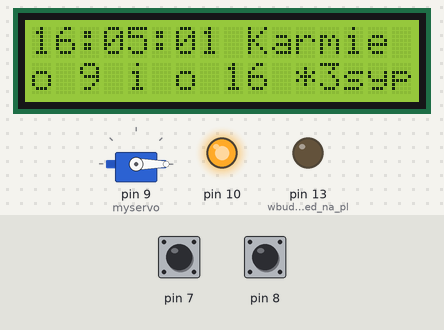
Bench run of a sketch on a simulated Arduino Uno, built with avr-gcc and run on an emulated ATmega328P. Parts: 16×2 character LCD, servo, output pins drawn as LEDs (lit = HIGH). Dashed ring = blinking. The test bench sets the inputs (shaded band); at power-on: pin 7 HIGH, pin 8 HIGH. What the sketch prints to the serial monitor is not drawn.

Above: at 1.6 s.
1.7 s: pin 7 pulled LOW for 0.15 s
At 2.3 s:
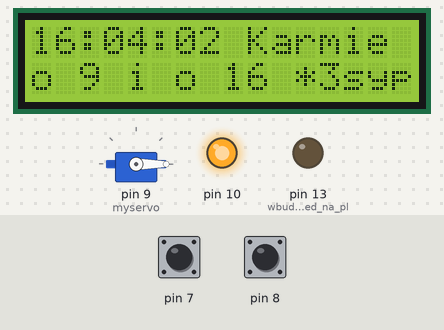
2.4 s: pin 8 pulled LOW for 0.15 s
At 4.21 s:
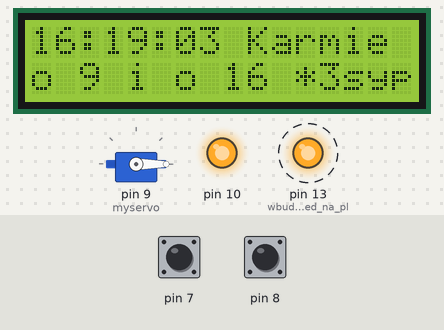
4.7 s: pin 7 pulled LOW for 1 s
At 6.0 s:
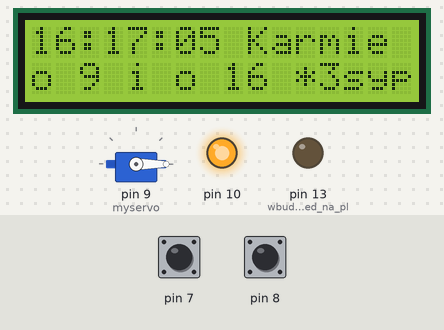
6.3 s: pin 8 pulled LOW for 1 s
At 7.6 s:
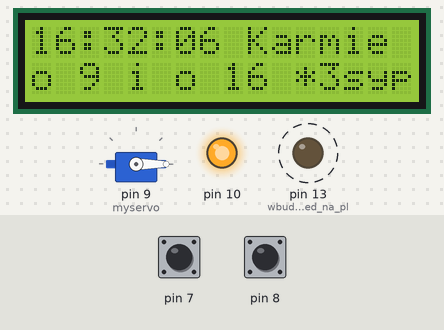
Timing chart, 0 to 9.8 s (numbered marks = the images above; inputs shaded):
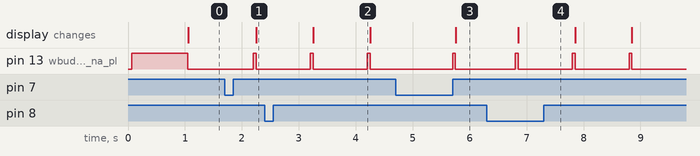

The sketch:

ZegarDzialaNaDwaPrzekazniki.ino
```cpp
#include <LiquidCrystal.h>
#include <Servo.h>
#define PRZYCISK 7
#define PRZYCISKKK 8
#define PRZEKAZNIK 13
#define PRZEKAZNIK 10


unsigned long aktualnyCzas = 0;
unsigned long zapamietanyCzas = 0;
unsigned long roznicaCzasu = 0;
 int minuty = 5;
 int godziny = 16;
 int sekundy = 0;
 int wloncz =6;
 int wyloncz =22;
 int wlonczz =7;
 int wylonczz =21;
 int wlonczKarm1 =9;
 int wlonczKarm2 =16;
  int serwopozycja =0;
 int serwowloncz=16;
 int ilosc=3;     //ile karmy podac ile razy posypać

 Servo myservo;  // create servo object to control a servo


const int rs = 12, en = 11, d4 = 5, d5 = 4, d6 = 3, d7 = 2;
LiquidCrystal lcd(rs, en, d4, d5, d6, d7);


void setup(){
  lcd.begin(16, 2);
  Serial.begin(9600);
  pinMode(7, INPUT_PULLUP);
  pinMode(8, INPUT_PULLUP);
  pinMode(13, OUTPUT);
  pinMode(10, OUTPUT);
  digitalWrite(13,HIGH);
  digitalWrite(10,HIGH);
   pinMode(LED_BUILTIN, OUTPUT);               //wbudowana dioda led na plytce

   myservo.attach(9);  //  pin 9 sygnal dla serwa servo
   myservo.write(0);    //  ustawiam serwo na kąt 0 stopni


}

void loop(){
  int sensorVal = digitalRead(7); //przycisk z masy do pinu 7
  int sensorVal2 = digitalRead(8);

//tu prubuje nastawiac czas dodaje 15 min a drugim przyciskiem odejmuje 1 min a dwa
  if (sensorVal2 ==LOW)
  {
     if (minuty>45)
      {
       minuty= (minuty+15)-60;
        if (godziny<24)
          godziny+=1;
        else
          godziny=1;
      }
     else minuty+=15;
     delay(500);
  }
   if (sensorVal == LOW)
   {
        if (minuty>0)
        minuty--;
        else
       {
          godziny--;
          minuty=59;
        }
        delay(500);
   }


 aktualnyCzas = millis(); //Pobierz liczbe milisekund od startu
 roznicaCzasu =aktualnyCzas -zapamietanyCzas;
 if (roznicaCzasu>=1000UL)
 {
    Serial.print("godzina: ");
    Serial.print(godziny);
    Serial.print(" : ");
    Serial.print(minuty);
    Serial.print(" : ");
    Serial.println(sekundy);


       digitalWrite(LED_BUILTIN, HIGH); //dodałem migającą diodę wbudowanaą na płytce
       delay(50);
       digitalWrite(LED_BUILTIN,LOW);


//tu pulapki czasowe dla aktywacji przekaznikow
   if (godziny==wloncz){
      digitalWrite(13,LOW);
    }
   if (godziny==wyloncz){
      digitalWrite(13,HIGH);
    }
   if (godziny==wlonczz){
      digitalWrite(10,LOW);
     }
    if (godziny==wylonczz){
        digitalWrite(10,HIGH);
    }
 // pułapka dla serwa
  if (godziny==wlonczKarm1 && minuty ==0 && sekundy==0)
    for(int i=0; i<ilosc; i++)
    {
     myservo.write(180);
     delay(1000);
     myservo.write(0);
     delay(1000);
     sekundy+=2;
    }

  if (godziny==wlonczKarm2 && minuty ==0 && sekundy==0)
    for(int i=0; i<ilosc; i++)
    {
     myservo.write(180);
     delay(1000);
     myservo.write(0);
     delay(1000);
     sekundy+=2;
    }


   sekundy ++ ;
   if (sekundy == 60)
   {
    minuty++;
    sekundy = 0;
   }
    if (minuty ==60 )
    {
     godziny ++ ;
     minuty = 0;
    }
     if(godziny == 24)
    {
     godziny = 0;
    }

     zapamietanyCzas = aktualnyCzas;

    lcd.setCursor(0,0);
    if (godziny <10)
    lcd.print(0);
    lcd.print(godziny);
    lcd.print(":");
    if (minuty <10)
    lcd.print(0);
    lcd.print(minuty );
    lcd.print(":");
    if (sekundy <10)
    lcd.print(0);
    lcd.print(sekundy);
    lcd.print(" Karmie ");

    lcd.setCursor(0,1);
//     lcd.print(" ");
//     lcd.print(wloncz);
//     lcd.print("+");
//     lcd.print(wyloncz);
//     lcd.print(" +");
//     lcd.print(wlonczz);
//     lcd.print(" -");
//     lcd.print(wylonczz);
     lcd.print("o ");
     lcd.print(wlonczKarm1);
     lcd.print(" i o ");
     lcd.print(wlonczKarm2);
     lcd.print(" *");
     lcd.print(ilosc);
      lcd.print("syp");


 }

 }
```

Measured:
- after the input at 1.7 s, the display: changes after 0.55 s (image 1)
- by itself, pin 13 (wbudowana_dioda_led_na_pl): alternates HIGH for 0.05 s and LOW for 0.95 s
- what the display in image 2 shows lasts 1.0 s, from 3.3 s to 4.3 s
